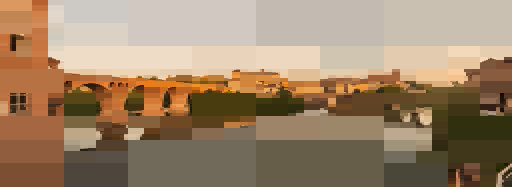
#> input picture lab/epistemics/image-repro/know_flat.bmp, 512 x 187 px
$ python bicubic_ref.py ../../../../../lab/epistemics/image-repro/know_flat.bmp
#> lines starting #> are read from the running program, lines starting #| are printed output that depends on the picture
#!/usr/bin/env python3
"""Frozen R4 bicubic reference: PIL 10.2.0 Image.BICUBIC 2x of the exact LR
input the harness feeds the binaries.

LR derivation (byte-exact copy of eval_all.py convention):
  1. GT: JPEG decoded via PIL -> RGB; if height is odd, drop the last row.
  2. input.bmp = 2x2 box average, round-half-up: (a+b+c+d+2)//4 per channel.
  3. Bicubic ref: input (uint8 RGB, PIL) -> resize((2w,2h), Image.BICUBIC).
PSNR: mean of per-channel dB, identical formula to frozen metrics.py.
For bridge/sky: GT and input read from the existing indir BMPs directly.
"""
import math
import sys
import numpy as np
from PIL import Image

def read_bmp(path):
    with open(path, "rb") as f:
        d = f.read()
    assert d[0:2] == b"BM", path
    off = int.from_bytes(d[10:14], "little")
    w = int.from_bytes(d[18:22], "little", signed=True)
    h = int.from_bytes(d[22:26], "little", signed=True)
    assert int.from_bytes(d[28:30], "little") == 24, path
    stride = (w * 3 + 3) // 4 * 4
    img = np.zeros((h, w, 3), dtype=np.uint8)
    for y in range(h):
        src = h - 1 - y
        row = d[off + src * stride: off + src * stride + w * 3]
        px = np.frombuffer(row, dtype=np.uint8).reshape(w, 3)
        img[y, :, 0] = px[:, 2]
        img[y, :, 1] = px[:, 1]
        img[y, :, 2] = px[:, 0]
    return img  # RGB uint8

def downscale_2x2(img):
    h, w, _ = img.shape
    a = img[0:h:2, 0:w:2].astype(np.int32)
    b = img[0:h:2, 1:w:2].astype(np.int32)
    c = img[1:h:2, 0:w:2].astype(np.int32)
    d = img[1:h:2, 1:w:2].astype(np.int32)
    return ((a + b + c + d + 2) // 4).astype(np.uint8)

def psnr_mean(a, b):
    ds = []
    for c in range(3):
        diff = a[:, :, c].astype(np.float64) - b[:, :, c].astype(np.float64)
        mse = float(np.mean(diff * diff))
        if mse == 0:
            return float("inf")
        ds.append(10.0 * math.log10(65025.0 / mse))
    return sum(ds) / 3.0

def jpg_pair(jpg):
    im = Image.open(jpg).convert("RGB")
    arr = np.asarray(im)
    h, w, _ = arr.shape
    if h % 2 == 1:
        arr = arr[:-1]
    return arr

def main():
    for jpg in sys.argv[1:]:
        gt = jpg_pair(jpg)
#> in jpg_pair, im is the input picture: PIL image 512x187 RGB; mean R, G, B 157.4, 132.6, 105.6
#> in jpg_pair, `arr = arr[:-1]`:
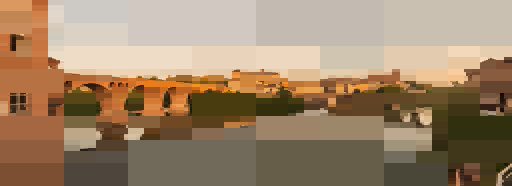
#> arr: shape (186, 512, 3); mean R, G, B 157.7, 132.8, 105.9
        inp = downscale_2x2(gt)
#> in downscale_2x2, `a = img[0:h:2, 0:w:2].astype(np.int32)`:
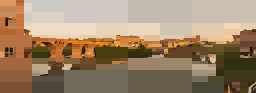
#> a: shape (93, 256, 3) int32; mean R, G, B 158.2, 133.4, 106.4
#> in downscale_2x2, `c = img[1:h:2, 0:w:2].astype(np.int32)`:
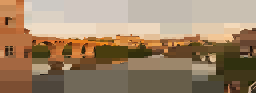
#> c: shape (93, 256, 3) int32; mean R, G, B 157.1, 132.3, 105.3
#> in downscale_2x2, `return ((a + b + c + d + 2) // 4).astype(np.uint8)`:
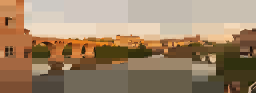
#> returned value: shape (93, 256, 3); mean of channels 0, 1, 2 157.7, 132.9, 105.9; drawn as R, G, B
        up = np.asarray(Image.fromarray(inp).resize((inp.shape[1] * 2, inp.shape[0] * 2), Image.BICUBIC))
        print(f"{jpg}: bicubic {psnr_mean(up, gt):.4f} dB  (GT {gt.shape[1]}x{gt.shape[0]}, in {inp.shape[1]}x{inp.shape[0]})")
#> the loop in psnr_mean, `for c in range(3):` made 3 passes
#> mse on passes 1 to 3: 45.22, 30.54, 25.75
#> pass 1, in psnr_mean, `diff = a[:, :, c].astype(np.float64) - b[:, :, c].astype(np.float64)`:
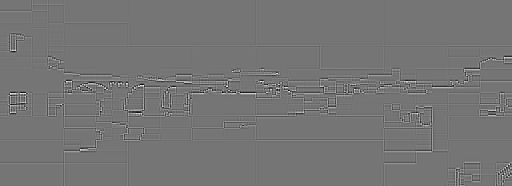
#> diff: shape (186, 512) float64; min -68, max 80, mean 0; drawn with min black and max white
#> pass 3, in psnr_mean, `diff = a[:, :, c].astype(np.float64) - b[:, :, c].astype(np.float64)`:
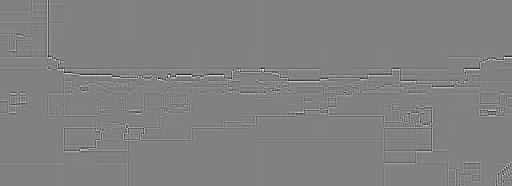
#> diff: shape (186, 512) float64; min -68, max 66, mean 0; drawn with min black and max white
#> after the loop in psnr_mean, `for c in range(3):`: ds = [31.58, 33.28, 34.02]
#| ../../../../../lab/epistemics/image-repro/know_flat.bmp: bicubic 32.9609 dB  (GT 512x186, in 256x93)

if __name__ == "__main__":
    main()

$ run again, on lab/epistemics/image-repro/compare_full.png
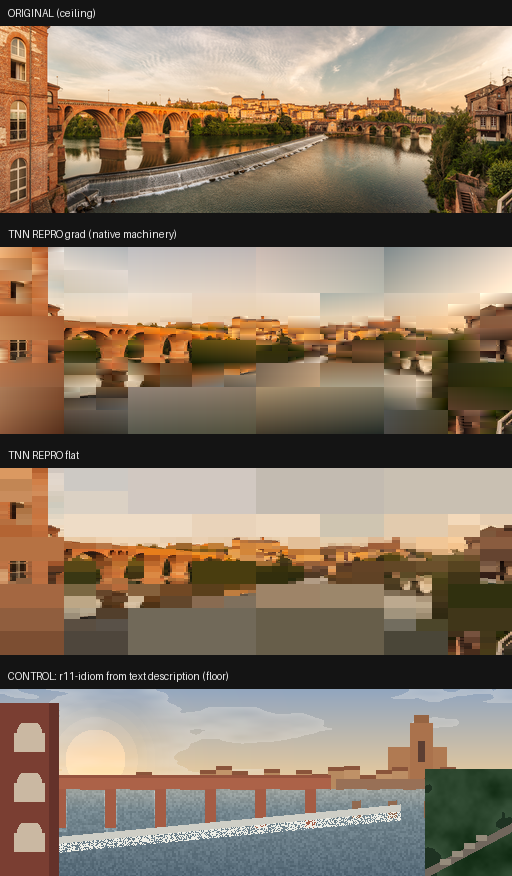
#> input picture lab/epistemics/image-repro/compare_full.png, 512 x 876 px
#> in jpg_pair, im is the input picture: PIL image 512x876 RGB; mean R, G, B 136, 118.8, 99.9
#> in downscale_2x2, `d = img[1:h:2, 1:w:2].astype(np.int32)`:
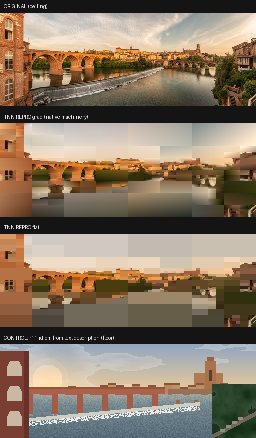
#> d: shape (438, 256, 3) int32; mean R, G, B 135.9, 118.7, 99.9
#> the loop in psnr_mean, `for c in range(3):` made 3 passes
#> mse on passes 1 to 3: 158.4, 139.6, 126
#> pass 1, in psnr_mean, `diff = a[:, :, c].astype(np.float64) - b[:, :, c].astype(np.float64)`:
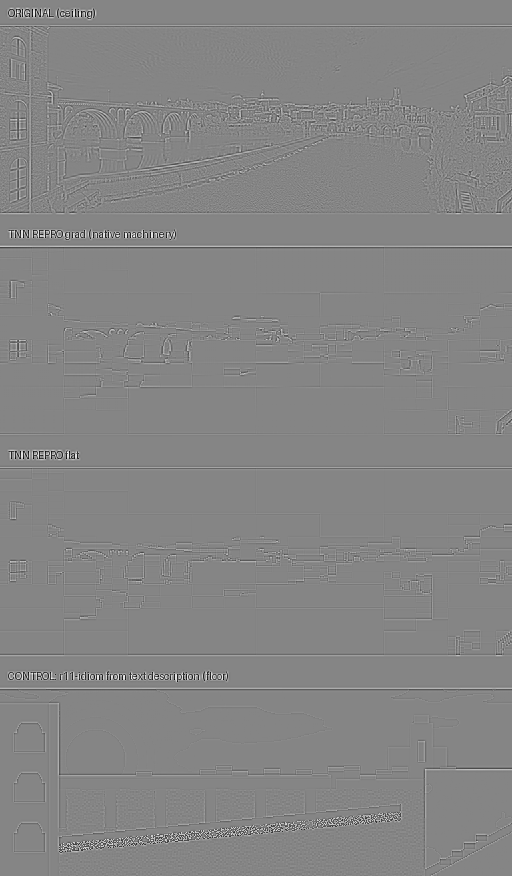
#> diff: shape (876, 512) float64; min -156, max 143, mean 0.1; drawn with min black and max white
#> after the loop in psnr_mean, `for c in range(3):`: ds = [26.13, 26.68, 27.13]
#| ../../../../../lab/epistemics/image-repro/compare_full.png: bicubic 26.6472 dB  (GT 512x876, in 256x438)
